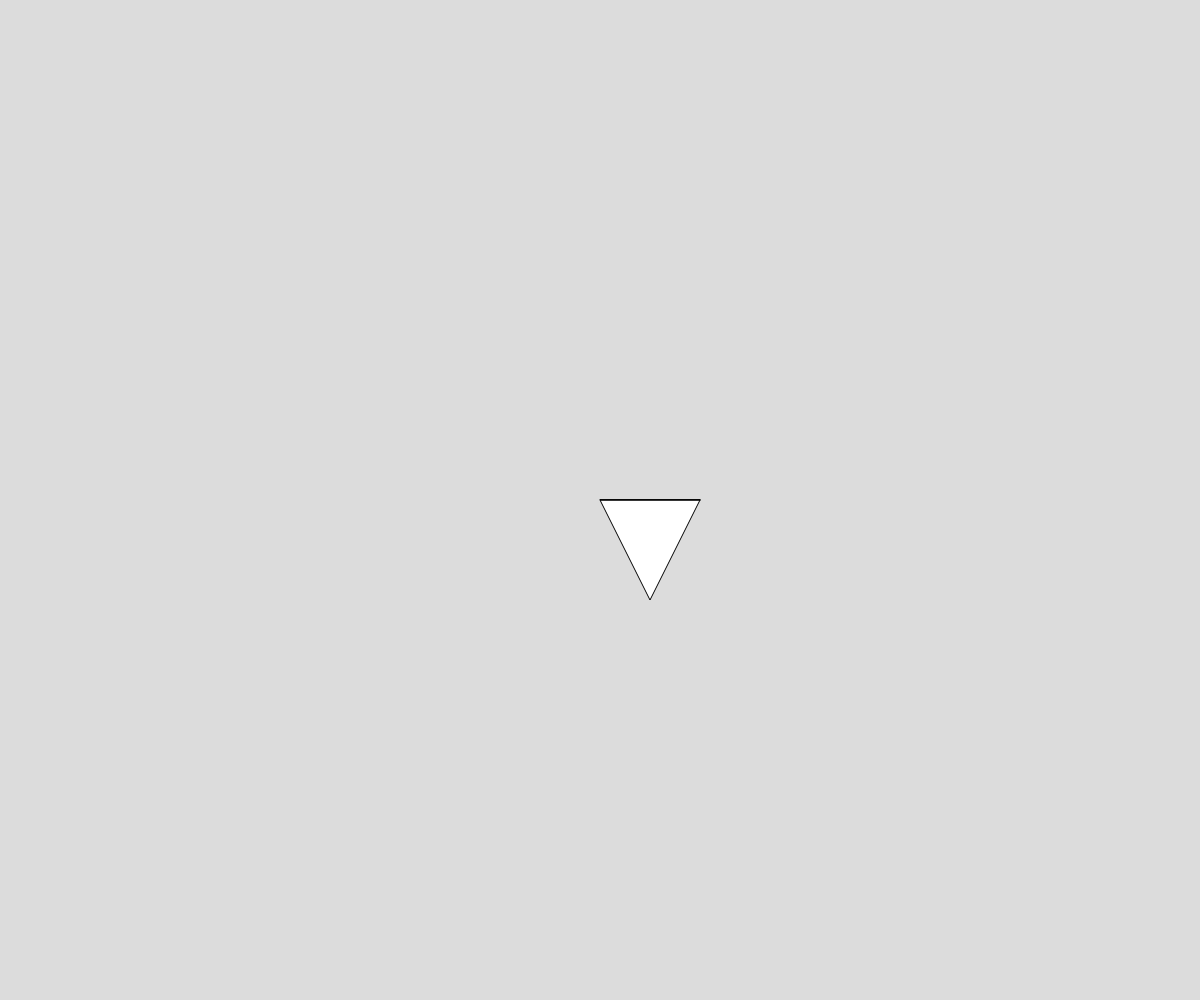
Frame 1 (no input)
Frame 60 (no input): identical to frame 1, image omitted
Frame 120 (the mouse pressed at the canvas centre since frame 60): identical to frame 1, image omitted

The p5.js sketch that drew this single still picture (run headless with seeded random() and noise() and a simulated clock; from frame 60 on, the mouse is pressed at the canvas centre):

// p5.js sketch
// ── sketch.js
// Project Title
// Your Name
// Date
//
// Extra for Experts:
// - describe what you did to take this project "above and beyond"


function setup() {
  createCanvas(windowWidth, windowHeight);
}

function draw() {
  background(220);
  triFractal(width/2, height/2, width/2 + 50, height/2 + 100, width/2 + 100, height/2, 100);
}

function triFractal(x1,y1,x2,y2,x3,y3, s){
  triangle(x1,y1,x2,y2,x3,y3);
  if(s > 1){
    triFractal(x1, y1, x2 - s*0.5, y2 - s, x3, y3,);

  }
}
